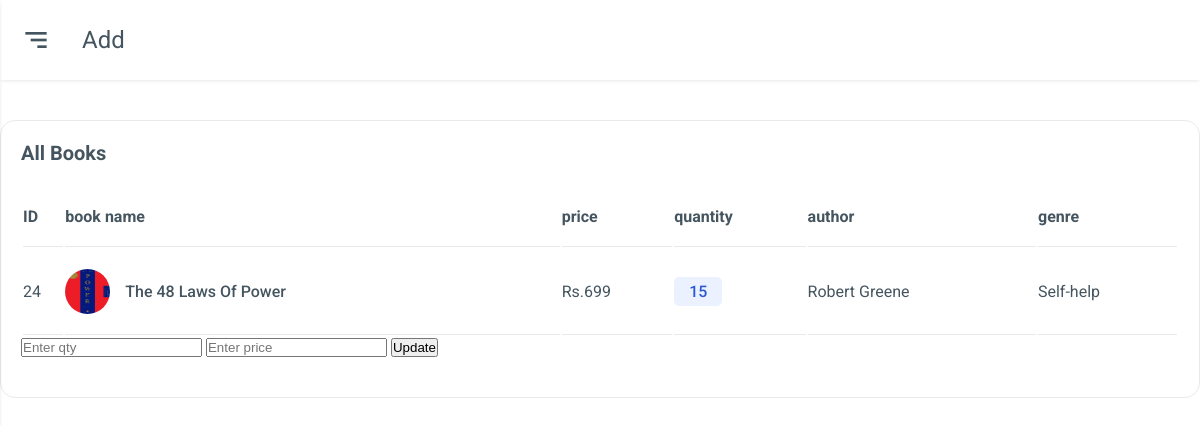
Screenshot of /edit_book_code.php?id=24&aid=1 (signed in) with the database file from the repository.
### tables this page shows
CREATE TABLE `products` (
  `bookid` int NOT NULL,
  `book_name` varchar(100) NOT NULL,
  `book_price` int NOT NULL,
  `book_qty` int NOT NULL,
  `author_name` varchar(100) NOT NULL,
  `genre` varchar(100) NOT NULL,
  `book_image` varchar(100) NOT NULL,
  `description` longtext,
  `user_seller_id` int NOT NULL
);

### edit_book_code.php (the view, shortened to what this page needs)
<?php
 $bid=$_GET['id'];
?>
<!DOCTYPE html>
<html lang="en">
<head>
    <link href="https://unpkg.com/boxicons@2.0.7/css/boxicons.min.css" rel="stylesheet">
    <link rel="stylesheet" href="./css/grid.css">
    <link rel="stylesheet" href="./css/app.css">
</head>
<body>
    <div class="main">
        <div class="main-header">
            <div class="mobile-toggle" id="mobile-toggle">
                <i class="bx bx-menu-alt-right"></i>
            </div>
            <div class="main-title">
                add
            </div>
        </div>
        <div class="main-content">
            </div>
                    <div class="box">
                        <div class="box-header">
                            All Books
                        </div>
                        <div class="box-body overflow-scroll">
                            <table>
                                <thead>
                                    <tr>
                                        <th>ID</th>
                                        <th>book name</th>
                                        <th>price</th>
                                        <th>quantity</th>
                                        <th>author</th>
                                        <th>genre</th>
                                    </tr>
                                </thead>
                                <tbody>
                                <?php
                                    include "dbconn.php";
                                    $records = mysqli_query($conn,"select * from products where bookid = $bid");
                                    while($data = mysqli_fetch_array($records))
                                    {
                                    ?>
                                    <tr>
                                        <td><?php echo $data['bookid']; ?></td>
                                        <td>
                                            <div class="order-owner">
                                                <img src="book_image/<?php echo $data['book_image']; ?>" alt="user image">
                                                <span><?php echo $data['book_name']; ?></span>
                                            </div>
                                        </td>
                                        <td>Rs.<?php echo $data['book_price'];?></td>
                                        <td>
                                            <span class="order-status order-ready"><?php echo $data['book_qty']; ?>
                                            </span>
                                        </td>
                                        <td>
                                            <div >
                                                <span><?php echo $data['author_name']; ?></input></span>
                                            </div>
                                        </td>
                                        <td><?php echo $data['genre']; ?></td>
                                    </tr>
                                    <?php
                                    }
                                    ?>
                                </tbody>
                            </table>
                                        <form method="POST">
                                        <input type="text" name="qty" placeholder="Enter qty" >
                                        <input type="text" name="price" placeholder="Enter price">
                                        <input type="submit" name="update" value="Update">
                                        </form>
                        </div>
                    </div>
                </div>
</body>
</html>

### css/app.css (style rules this page uses)
:root { --body-bg: url("bg.jpg"), -webkit-linear-gradient(bottom, #0250c5, #d43f8d); --box-bg: url("bg.jpg"), -webkit-linear-gradient(bottom, #0250c5, #d43f8d); --main-color: #0652dd; --text-color: #455560; --text-second-color: #72849ab3; --border-color: #e9e9e9; --menu-item-active-bg: rgba(62, 121, 247, 0.1); --box-border-radius: 15px; --sidebar-size: 300px; --sidebar-logo-img-size: 45px; --sidebar-logo-size: 80px; --profile-image-size: 45px; --main-header-height: 80px; --shadow: 0 1px 4px -1px rgb(0 0 0 / 15%); --darkmode-toggle-size: 20px; }
* { padding: 0; margin: 0; box-sizing: border-box; }
body { font-family: "Roboto", sans-serif; background-color: var(--body-bg); color: var(--text-color); position: relative; }
.main { padding-left: var(--sidebar-size); }
.main-header { height: var(--main-header-height); display: flex; align-items: center; padding: 20px; background-color: var(--box-bg); box-shadow: var(--shadow); }
.mobile-toggle { display: none; }
.main-title { text-transform: capitalize; font-size: 1.5rem; }
.main-content { padding: 20px; }
.box { background-color: var(--box-bg); padding: 20px; border: 0.5px solid var(--border-color); border-radius: var(--box-border-radius); }
.box-header { text-transform: capitalize; font-size: 1.25rem; font-weight: 700; }
.box-body { padding: 20px 0; }
table { width: 100%; min-width: 1000px; }
.order-owner { display: flex; align-items: center; text-transform: capitalize; font-weight: 500; }
.order-owner img { width: 45px; height: 45px; border-radius: 50%; margin-right: 15px; }
table thead tr { text-align: left; }
table th, table td { padding: 20px 0; border-bottom: 1px solid var(--border-color); }
.order-status { padding: 5px 15px; border-radius: 5px; font-weight: 500; }
.order-ready { color: #2a59d1; background-color: rgba(62, 121, 247, 0.1); }
.overflow-scroll { overflow-y: auto; }
@media only screen and (max-width: 1280px) { .main { padding-left: 0; } }
@media only screen and (max-width: 1280px) { .mobile-toggle, .sidebar-close { display: grid; place-items: center; font-size: 2rem; margin-right: 30px; cursor: pointer; } }

### rows the page displays
products: bookid "24", book_image (picture), book_name "The 48 Laws Of Power", book_price "699", book_qty "15", author_name "Robert Greene", genre "Self-help"
